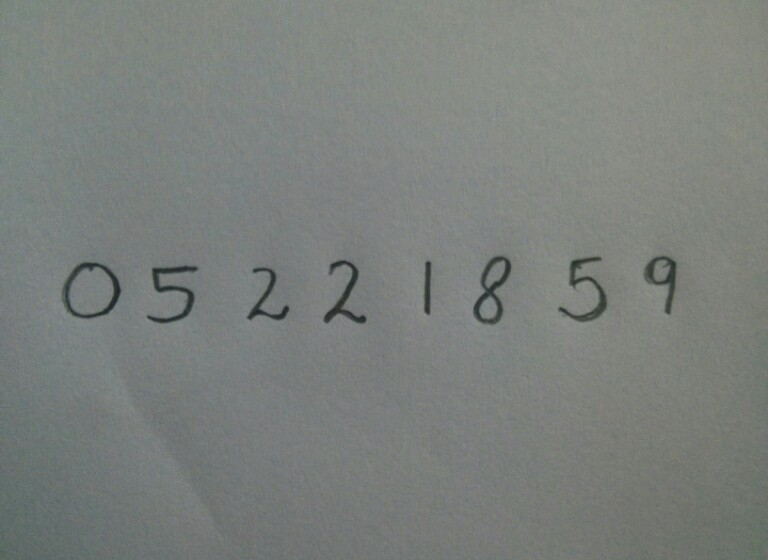
#> input picture photo_1.jpg, 768 x 560 px
$ python extract_number_copy.py   (Python 2 division)   (older library calls are emulated)
#> lines starting #> are read from the running program, lines starting #| are printed output that depends on the picture; after the words box and inside, x2 and y2 are one past the last pixel; in counts of white or black regions, pixels touching at a corner belong together
import sys
import numpy as np
import cv2

im = cv2.imread('photo_1.jpg')
#> im is the input picture: shape (560, 768, 3); mean B, G, R 123.9, 127.4, 123
im3 = im.copy()

gray = cv2.cvtColor(im,cv2.COLOR_BGR2GRAY)
blur = cv2.GaussianBlur(gray,(5,5),0)
thresh = cv2.adaptiveThreshold(blur,255,1,1,11,2)
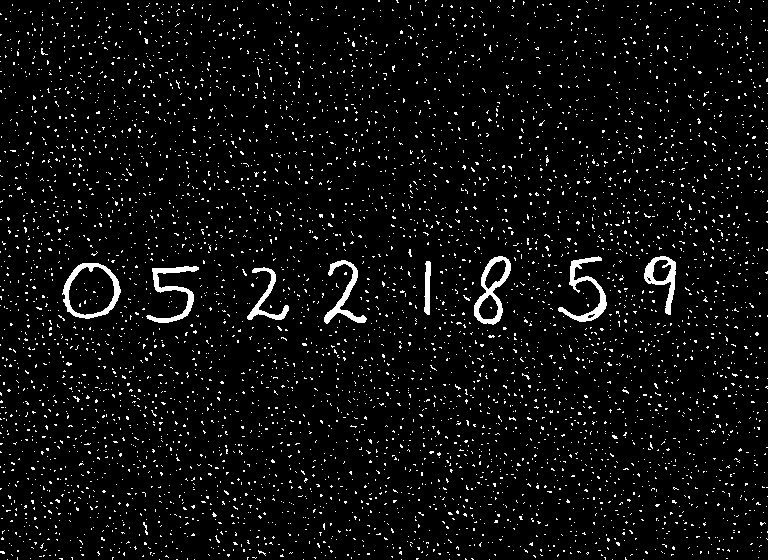
#> thresh: shape (560, 768); 4.9% white in thin lines or dots

#################      Now finding Contours         ###################

im2,contours,hierarchy = cv2.findContours(thresh,cv2.RETR_EXTERNAL,cv2.CHAIN_APPROX_SIMPLE)
#> contours = 4914 contours, 4906 with area under 20; largest, box (x1, y1, x2, y2) and area: (62, 263, 121, 319) 2420, (474, 256, 511, 325) 1398, (644, 256, 676, 315) 848, (558, 256, 607, 322) 678, (146, 266, 199, 323) 631, (324, 260, 367, 324) 572, (247, 267, 289, 320) 424, (424, 261, 431, 315) 222

samples =  np.empty((0,100))
responses = []
keys = [i for i in range(48,58)]

for cnt in contours:
    if cv2.contourArea(cnt)>50:
        [x,y,w,h] = cv2.boundingRect(cnt)

        if  h>28:
            cv2.rectangle(im,(x,y),(x+w,y+h),(0,0,255),2)
            roi = thresh[y:y+h,x:x+w]
            roismall = cv2.resize(roi,(10,10))
            cv2.imshow('norm',im)
            key = cv2.waitKey(0)

            if key == 27:  # (escape to quit)
                sys.exit()
#> (the program exits here)

$ run again, with photo_2.jpg copied over photo_1.jpg
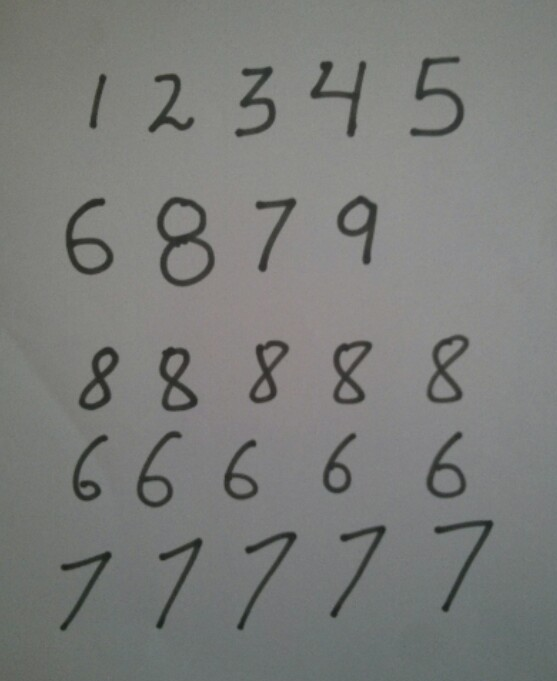
#> input picture photo_2.jpg, 557 x 681 px
#> im is the input picture: shape (681, 557, 3); mean B, G, R 122.1, 124.5, 123.1
#> `thresh = cv2.adaptiveThreshold(blur,255,1,1,11,2)`:
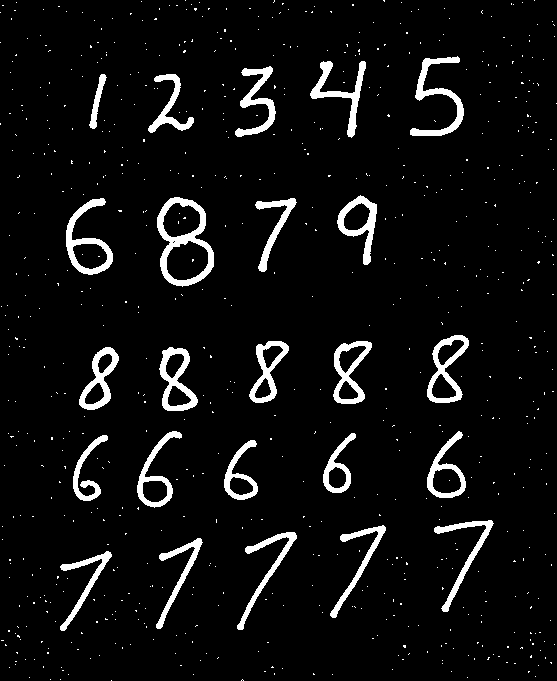
#> thresh: shape (681, 557); 5.8% white; 727 white regions (703 under 20 px)
#> contours = 720 contours, 696 with area under 20; largest, box (x1, y1, x2, y2) and area: (157, 197, 214, 287) 3662, (66, 198, 113, 275) 1621, (427, 335, 469, 403) 1582, (159, 347, 198, 411) 1508, (333, 341, 372, 404) 1444

$ run again, with photo_3.jpg copied over photo_1.jpg
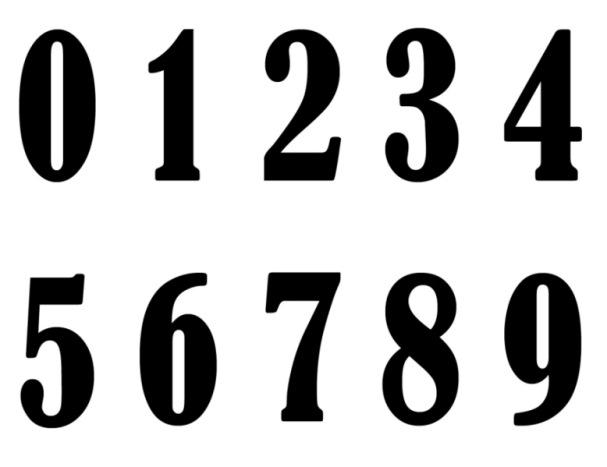
#> input picture photo_3.jpg, 607 x 467 px
#> im is the input picture: shape (467, 607, 3); mean B, G, R 196.8, 196.8, 196.8
#> `thresh = cv2.adaptiveThreshold(blur,255,1,1,11,2)`:
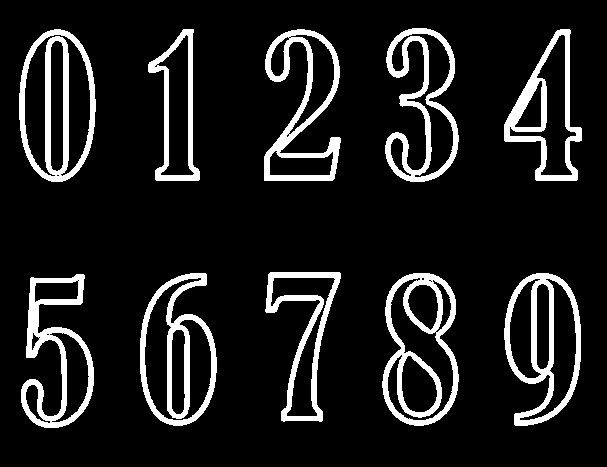
#> thresh: shape (467, 607); 11.4% white; 10 white regions
#> contours = 10 contours; largest, box (x1, y1, x2, y2) and area: (19, 29, 96, 182) 9316, (382, 273, 459, 426) 9172, (140, 273, 217, 426) 8262, (504, 273, 581, 426) 8256, (504, 29, 582, 181) 6204

$ run again, with photo_4.jpg copied over photo_1.jpg
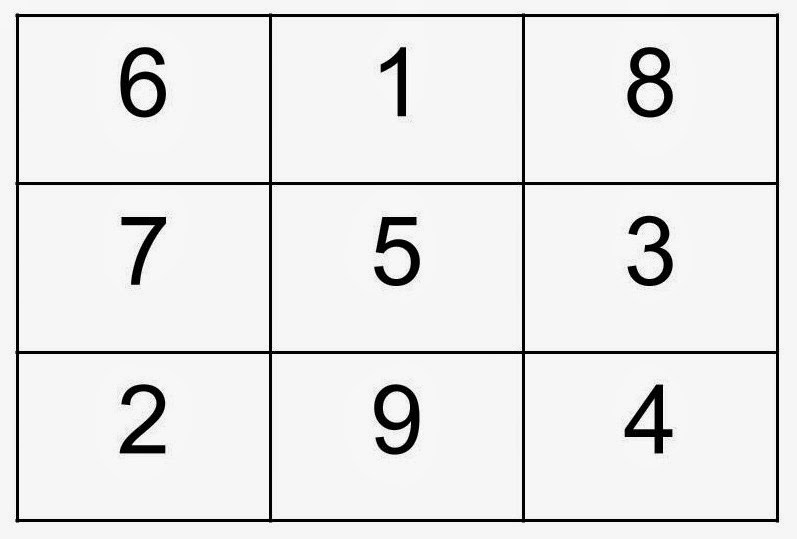
#> input picture photo_4.jpg, 797 x 539 px
#> im is the input picture: shape (539, 797, 3); min 0, max 255, mean 231
#> `thresh = cv2.adaptiveThreshold(blur,255,1,1,11,2)`:
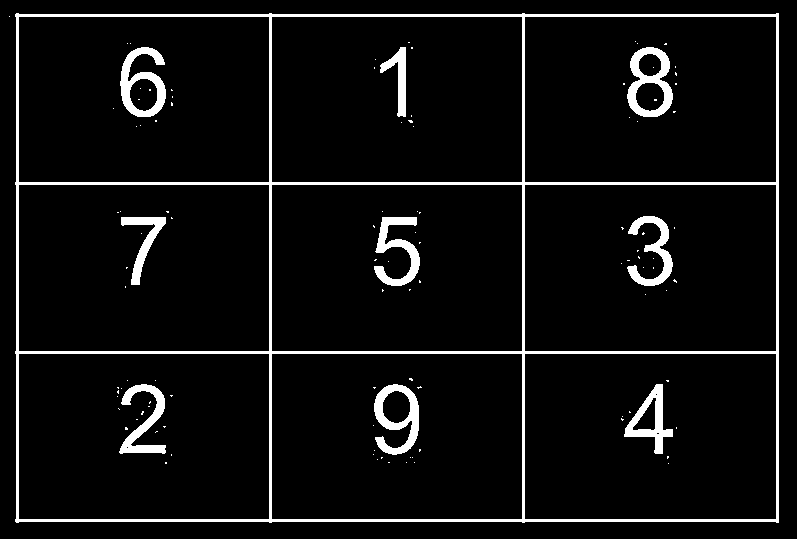
#> thresh: shape (539, 797); 6.1% white; 112 white regions (102 under 20 px)
#> contours = 2 contours, 1 with area under 20; largest, box (x1, y1, x2, y2) and area: (15, 13, 779, 523) 386368
